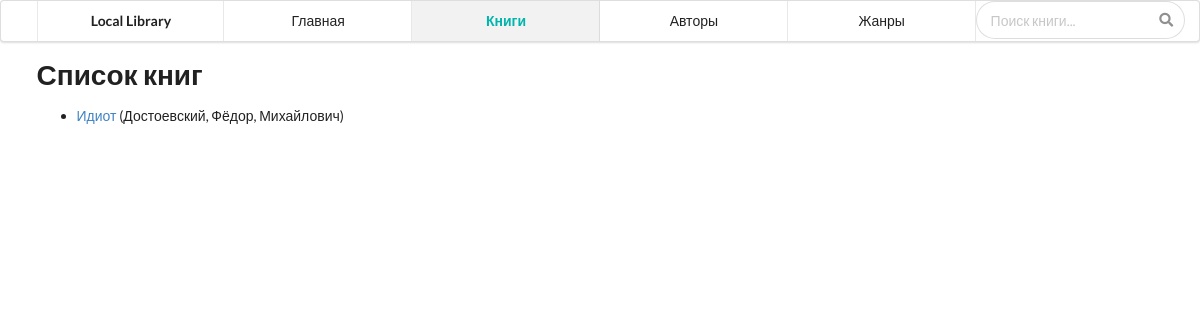
Page /catalog/books/ on the earlier database version.
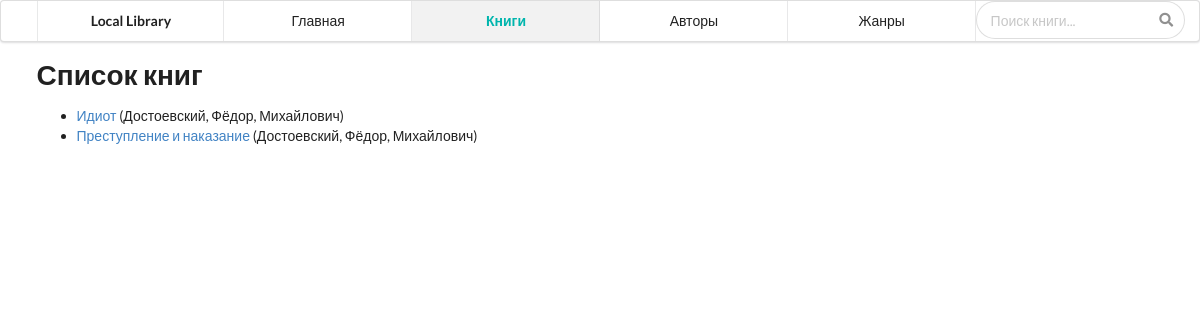
Same page on the later database version.
### catalog/models.py (models this page shows, shortened)
class Book(models.Model):
    title = models.CharField(max_length=200)
    author = models.ForeignKey('Author', on_delete=models.SET_NULL, null=True)
    summary = models.TextField(max_length=1000, help_text="Введите краткое описание книги")
    isbn = models.CharField('ISBN', max_length=13,
                            help_text='13 Character <a href="https://www.isbn-international.org/content/what-isbn">ISBN number</a>')
    genre = models.ManyToManyField(Genre, help_text="Выберите жанр данной книги")
    language = models.ForeignKey('Language', on_delete=models.SET_NULL, null=True)
    class Meta:
        verbose_name = 'Книга'
        verbose_name_plural = 'Книги'
    def get_absolute_url(self):
        return reverse('book-detail', args=[str(self.id)])
    def display_genre(self):
        return ', '.join([genre.name for genre in self.genre.all()[:3]])
    display_genre.short_description = 'Genre'

class Author(models.Model):
    first_name = models.CharField(max_length=100, default=None)
    midle_name = models.CharField(max_length=100, default=None)
    last_name = models.CharField(max_length=100, default=None)
    date_of_birth = models.DateField(null=True, blank=True)
    date_of_death = models.DateField('Died', null=True, blank=True)
    class Meta:
        verbose_name = 'Автор'
        verbose_name_plural = 'Авторы'
    def __str__(self):
        return '%s, %s, %s' % (self.last_name, self.first_name, self.midle_name)

### catalog/views.py (the view)
class BookListView(generic.ListView):
    model = Book
    paginate_by = 10

### catalog/templates/catalog/book_list.html (shortened to what this page needs)
{% extends "base.html" %}
{% block sidebar %}
    <div class="ui six item menu">
        <div class="ui container">
            <a class="header teal item" href="/">Local Library</a>
            <a class="item" href="{% url 'index' %}">Главная</a>
            <a class="teal item active" href="{% url 'books' %}"><strong>Книги</strong></a>
            <a class="item" href="{% url 'authors' %}">Авторы</a>
            <a class="item" href="">Жанры</a>
            <div class="ui medium right aligned category search">
                <div class="ui icon input">
                    <input class="prompt" type="text" placeholder="Поиск книги...">
                </div>
            </div>
        </div>
    </div>
{% endblock %}
{% block content %}
    <h1>Список книг</h1>
    {% if book_list %}
        <ul>
            {% for book in book_list %}
                <li>
                    <a href="{{ book.get_absolute_url }}">{{ book.title }}</a> ({{ book.author }})
                </li>
            {% endfor %}
        </ul>
    {% else %}
        <p>В библиотеке ещё нет книг...</p>
    {% endif %}
{% endblock %}

Differences in the rows shown:
added Book: title "Преступление и наказание", author "Достоевский, Фёдор, Михайлович"
